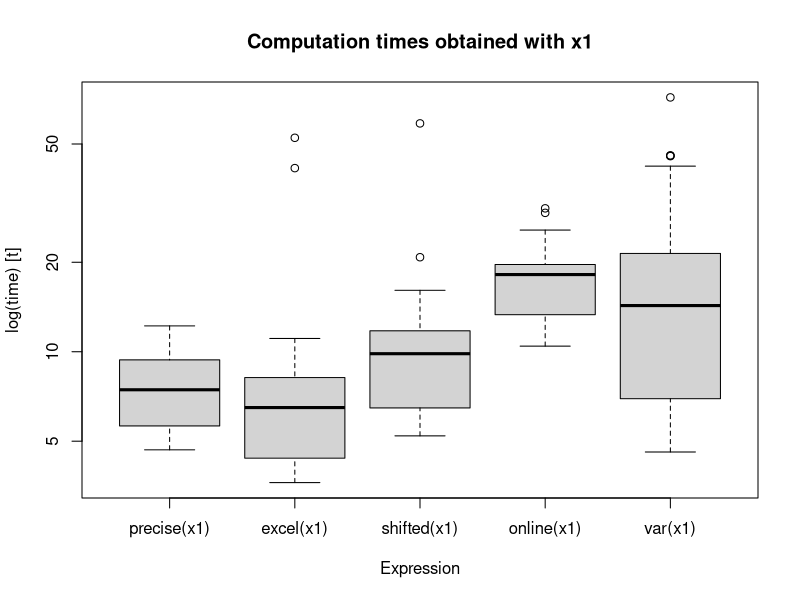
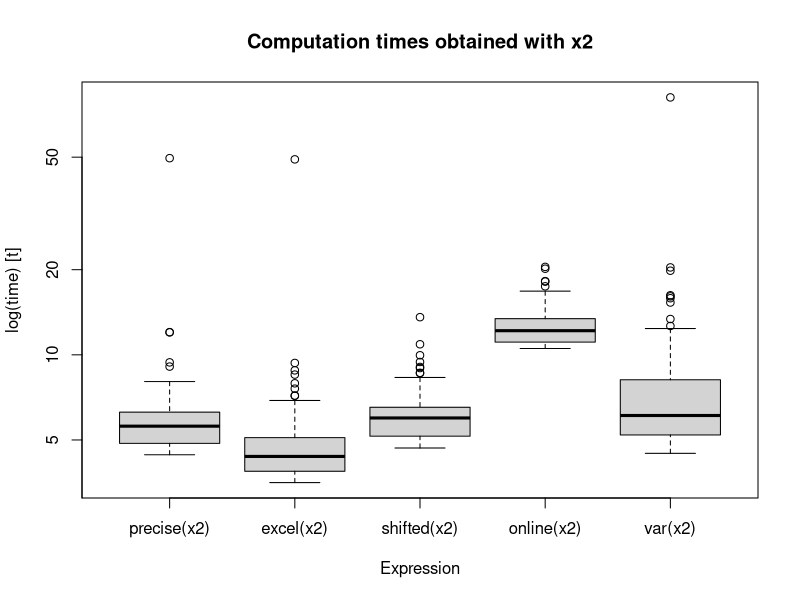
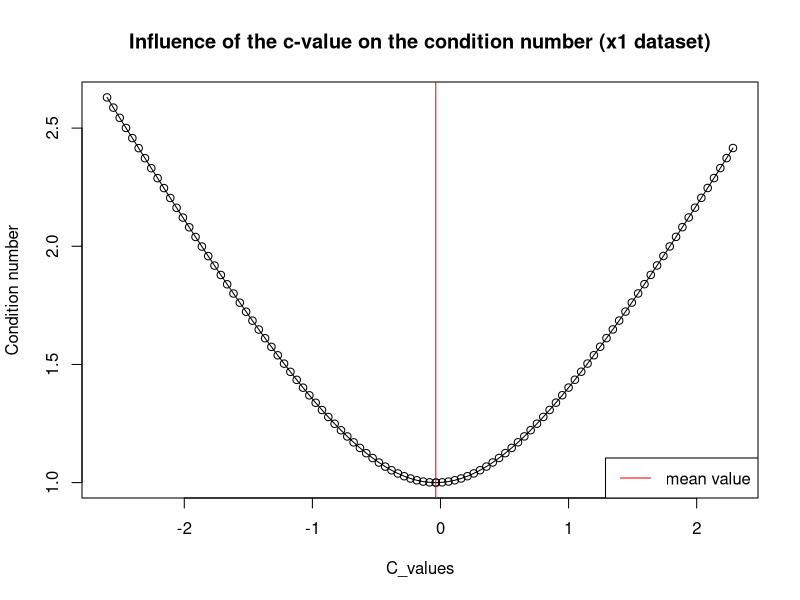
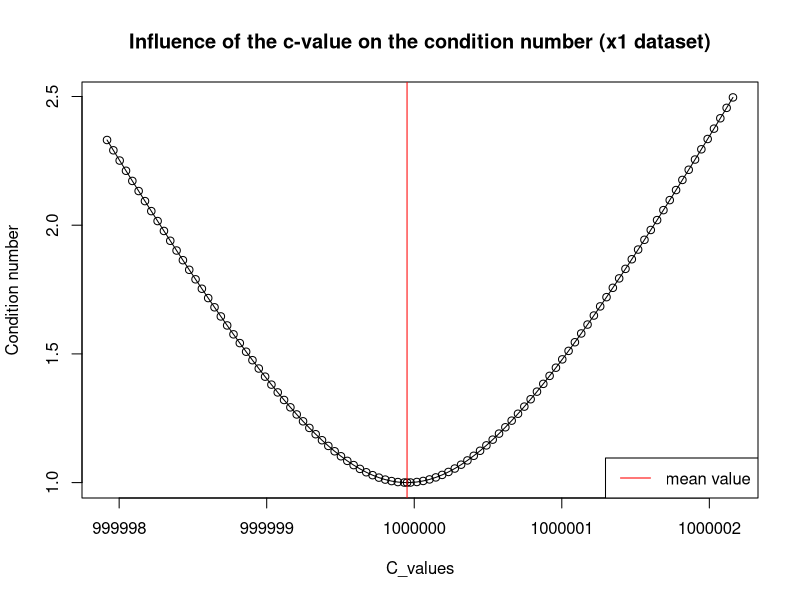
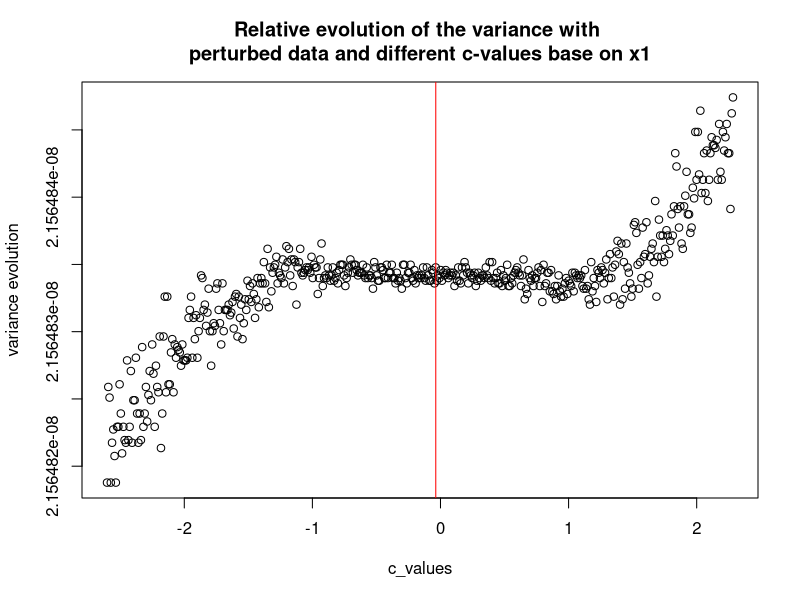
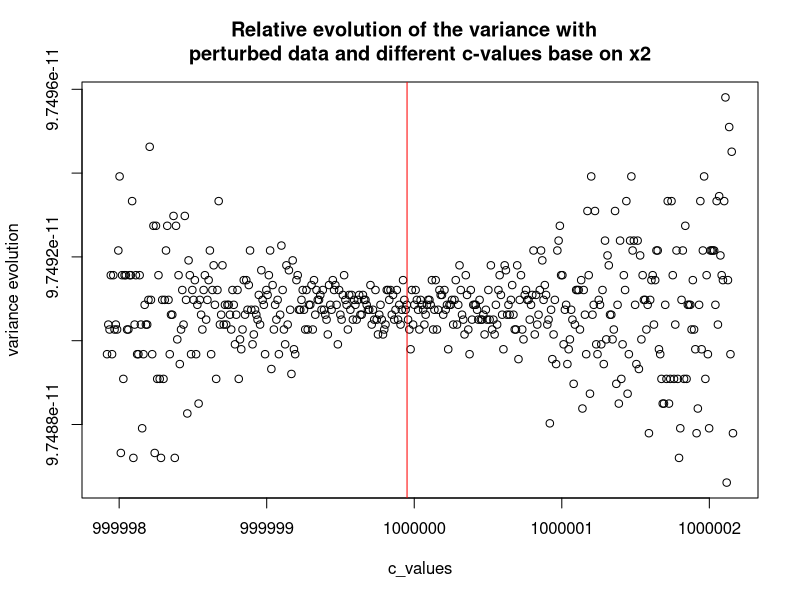

Here is the R script that generated these plots, in order:
## ---- chunk 1
library(microbenchmark)#Allows the use of the microbenchmark library 

set.seed(11220221)#Create random data  
x1 <- rnorm(100)
x2 <- rnorm(100, mean=1000000)
x3 <- rnorm(100, mean=0.0000001)
## ---- chunk 2
precise <- function(x) {
  sum <- 0
  n <- length(x)
  
  #First pass: mean calculation
  for (i in x) {
    sum <- sum + i
  }
  mean <- sum/n
  
  variance <- 0
  #Second pass: variance calculation
  for(i in x) {
    variance <- variance + (i - mean)^2
  }
  variance <- variance/(n-1)
  return(variance)
}
## ---- chunk 3
excel <- function(x) {
  P1 <- 0
  P2 <- 0
  n <- length(x)
  variance <- 0
  
  for (i in x) {
    P1 <- P1 + i^2
    P2 <- P2 + i
  }
  P2 <- (P2^2)/n
  variance <- (P1-P2)/(n-1)
  return(variance)
}
## ---- chunk 4
shifted <- function(x, c=x[1]) {
  P1 <- 0
  P2 <- 0
  n <- length(x)
  variance <- 0
  
  for (i in x) {
    P1 <- P1 + (i-c)^2
    P2 <- P2 + i-c
  }
  P2 <- (P2^2)/n
  variance <- (P1-P2)/(n-1)
  return(variance)
}

## ---- chunk 5
online <- function(x) {
  #initalisation 
  n <- 2
  mean <- (x[1]+x[2])/2
  variance <- (x[1]-mean)^2 + (x[2]-mean)^2
  
  #Mean and variance are computed after each element in x
  for (i in 3:length(x)) {
    n <- n+1
    variance <- ((n-2)/(n-1)) * variance + ((x[i]-mean)^2/n)
    mean <- mean + (x[i]-mean)/n
  }
  return(variance)
}
## ---- chunk 6
variances <- function(x){
  return(c(precise(x), excel(x), shifted(x), online(x),var(x)))
}
## ---- chunk 7
res <- matrix(c(variances(x1),variances(x2)), ncol=5, byrow=TRUE)
res <- as.table(res)
col_name <- c("precise", "excel", "shifted", "online", "var")
raw_name <- c("x1","x2")
rownames(res) <- raw_name
colnames(res) <- col_name
knitr::kable(res, caption = "Variance calulation")
## ---- chunk 8
microx1 <- microbenchmark(precise(x1), excel(x1), shifted(x1), online(x1),var(x1),  times=100)
knitr::kable(summary(microx1), caption ="x1 computation times")
microx2 <- microbenchmark(precise(x2), excel(x2), shifted(x2), online(x2),var(x2),  times=100)
knitr::kable(summary(microx2), caption ="x2 computation times")
boxplot(microx1, main="Computation times obtained with x1")
boxplot(microx2, main="Computation times obtained with x2")
## ---- chunk 9
start_time <- Sys.time()
invisible(excel(x1))
end_time <- Sys.time()
computation_time = end_time-start_time
print(computation_time)
## ---- chunk 10
condition_number <- function(mean, n , S){
  return(sqrt(1+(mean^2*n)/S))
}
## ---- chunk 11
c_val_influence <- function(x){
  minimum <- min(x)
  maximum <- max(x)
  c_list <- seq(from=minimum, to=maximum, length.out=100)
  c_list <- sort(append(c_list, mean(x)))
  condition_numb <- matrix(nrow = 2, ncol = 101)
  for(i in 0:length(c_list)){
    mean <- mean(x) - c_list[i]
    n <- 100
    S <- shifted(x,c_list[i])*(n-1)
    condition_numb[1,i] <- c_list[i]
    condition_numb[2,i] <- condition_number(mean, n ,S)
  }
  return(condition_numb)
}

cond_numb_x1 <- c_val_influence(x1)
cond_numb_x2 <- c_val_influence(x2)

plot(cond_numb_x1[2,], x=cond_numb_x1[1,], main="Influence of the c-value on the condition number (x1 dataset)", type='o',xlab="C_values", ylab="Condition number")
abline(v=mean(x1), col='red')
legend("bottomright", "mean value", col="red", lty=1)

plot(cond_numb_x2[2,], x=cond_numb_x2[1,], main="Influence of the c-value on the condition number (x1 dataset)", type='o',xlab="C_values", ylab="Condition number")
abline(v=mean(x2), col='red')
legend("bottomright", "mean value", col="red", lty=1)

## ---- chunk 12
var_evolution <-function(x){
  minimum <- min(x)
  maximum <- max(x)
  c_list <- seq(from=minimum, to=maximum, length.out=500)
  pertubated_sample = x + rnorm(100,0)*0.0000001
  variance <- c()
  perturbed_variance <- c()
  evolution<- c()
  for( i in 0:length(c_list)){
    variance <- append(variance, shifted(x,c_list[i]))
    perturbed_variance <- append(perturbed_variance, shifted(pertubated_sample,c_list[i]))
    evolution<- append(evolution, abs(perturbed_variance[i]-variance[i])/variance[i])
  }
  result <- data.frame(variance,perturbed_variance,evolution,c_list)
  return(result)
}

data <- var_evolution(x1)
plot(data$c_list,data$evolution, xlab = "c_values", ylab = "variance evolution", main = "Relative evolution of the variance with \nperturbed data and different c-values base on x1")
abline(v = mean(x1), col="red")

data <- var_evolution(x2)
plot(data$c_list,data$evolution, xlab = "c_values", ylab = "variance evolution", main = "Relative evolution of the variance with  \nperturbed data and different c-values base on x2")
abline(v = mean(x2), col="red")
## ---- chunk 13
res <- c()
res <- append(res,condition_number(mean(x1), 100,var(x1)*(100-1)))
res <- append(res,condition_number(mean(x2), 100,var(x2)*(100-1)))
res <- append(res,condition_number(mean(x3), 100,var(x3)*(100-1)))
res <- as.data.frame(res, row.names=c('x1 mean=0','x2 mean=1 000 000','x3 mean=0.000 000 1'))
knitr::kable(res , col.names="k", caption="Condition numbers for different dataset mean")
